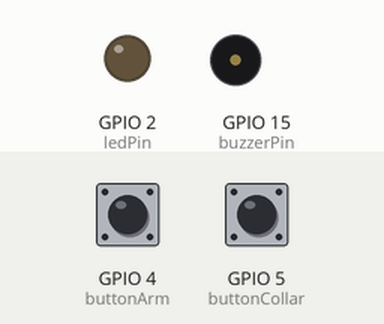
The sketch below on a simulated ESP32. Shown: output pins drawn as LEDs (lit = HIGH), buzzer (waves = sounding, pin HIGH). The inputs (shaded band) are chosen by the test bench; at power-on: GPIO 4 (buttonArm) HIGH, GPIO 5 (buttonCollar) HIGH. WiFi joins after 1.5 s; servers stay silent unless stated; uploads are accepted with an empty reply; what the sketch prints to the serial monitor is not drawn.

Above: at 2.7 s.
2.8 s: GPIO 4 (buttonArm) pulled LOW for 0.15 s
At 2.87 s:
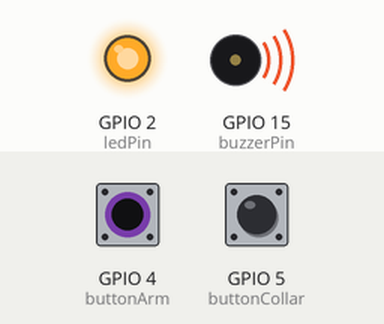
4.4 s: GPIO 5 (buttonCollar) pulled LOW for 0.15 s
At 5.2 s:
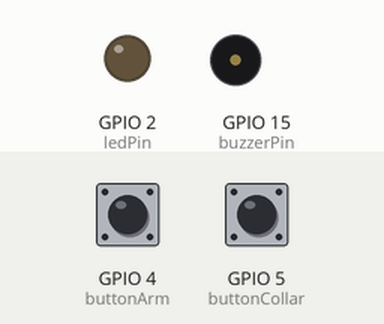
Timing chart, 0 to 7.4 s (numbered marks = the images above; inputs shaded):
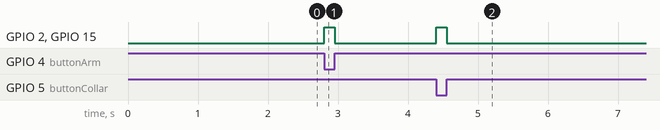

The sketch:

main.ino
```cpp
#include <WiFi.h>
#include <HTTPClient.h>

#define WIFI_SSID "SLT-Fiber-BHPf8-2.4G_EXT"
#define WIFI_PASSWORD "Bluetex@5724"

// Firebase URLs
#define FIREBASE_ARM "https://bluetex-production-iot-default-rtdb.asia-southeast1.firebasedatabase.app/garment/arm.json"
#define FIREBASE_COLLAR "https://bluetex-production-iot-default-rtdb.asia-southeast1.firebasedatabase.app/garment/collar.json"

// Pins
int buttonArm = 4;
int buttonCollar = 5;
int ledPin = 2;
int buzzerPin = 15;

// Counters
int countArm = 0;
int countCollar = 0;

// States
bool pressedArm = false;
bool pressedCollar = false;

void setup() {
  Serial.begin(115200);

  pinMode(buttonArm, INPUT_PULLUP);
  pinMode(buttonCollar, INPUT_PULLUP);
  pinMode(ledPin, OUTPUT);
  pinMode(buzzerPin, OUTPUT);

  WiFi.begin(WIFI_SSID, WIFI_PASSWORD);
  Serial.print("Connecting");

  while (WiFi.status() != WL_CONNECTED) {
    delay(500);
    Serial.print(".");
  }

  Serial.println("\n✅ WiFi Connected");
}

// 🔥 send function
void sendToFirebase(String url, int value) {
  if (WiFi.status() == WL_CONNECTED) {
    HTTPClient http;

    http.begin(url);
    http.addHeader("Content-Type", "application/json");

    int response = http.PUT(String(value));

    Serial.print("Response: ");
    Serial.println(response);

    http.end();
  }
}

// 🔊 feedback
void feedback() {
  digitalWrite(ledPin, HIGH);
  digitalWrite(buzzerPin, HIGH);
  delay(150);
  digitalWrite(ledPin, LOW);
  digitalWrite(buzzerPin, LOW);
}

void loop() {
  int stateArm = digitalRead(buttonArm);
  int stateCollar = digitalRead(buttonCollar);

  // ✅ ARM BUTTON (PIN 4)
  if (stateArm == LOW && pressedArm == false) {
    countArm++;

    Serial.print("ARM Count: ");
    Serial.println(countArm);

    feedback();
    sendToFirebase(FIREBASE_ARM, countArm);

    pressedArm = true;
  }

  if (stateArm == HIGH) {
    pressedArm = false;
  }

  // ✅ COLLAR BUTTON (PIN 5)
  if (stateCollar == LOW && pressedCollar == false) {
    countCollar++;

    Serial.print("COLLAR Count: ");
    Serial.println(countCollar);

    feedback();
    sendToFirebase(FIREBASE_COLLAR, countCollar);

    pressedCollar = true;
  }

  if (stateCollar == HIGH) {
    pressedCollar = false;
  }

  delay(50);
}
```

Measured:
- after the input at 2.8 s, GPIO 2 (ledPin), GPIO 15 (buzzerPin): LOW → HIGH at once, → LOW 0.15 s later
- after the input at 4.4 s, GPIO 2 (ledPin), GPIO 15 (buzzerPin): LOW → HIGH at once, → LOW 0.15 s later
